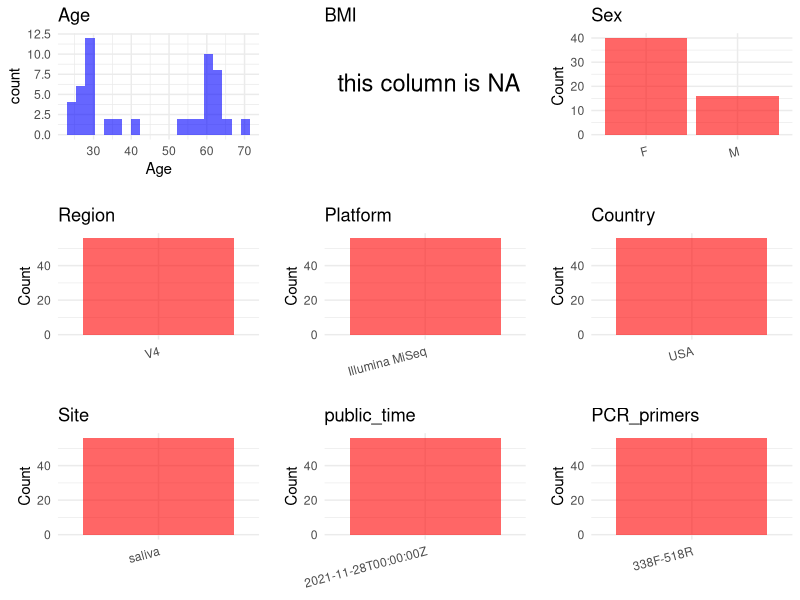

R code for this plot:
## ---- chunk 1
# Load necessary libraries
library(dplyr)
library(ggplot2)
library(cowplot)

# Set working directory (update this path to your local directory)
setwd("E:/bioproject/PRJEB48040")

# Read the initial metadata files
initial_meta <- read.csv("SraRunTable.csv", header = TRUE)
initial_meta <- initial_meta[initial_meta$env_material != "", ]

# Display the first few rows of the metadata
head(initial_meta)
## ---- chunk 2
# Create a uniform metadata dataframe
metadata <- data.frame(
  BioProject = initial_meta$BioProject,
  Run = initial_meta$Run,
  sample_name = initial_meta$Sample.Name,
  Age = initial_meta$Host_age,
  BMI = NA,  
  Sex = initial_meta$host_sex,
  Region = initial_meta$target_subfragment..exp.,
  Platform = initial_meta$Instrument,
  Site = initial_meta$env_material,
  public_time = initial_meta$ReleaseDate,
  stringsAsFactors=FALSE
)

metadata <- metadata %>%
  mutate(Sex = recode(Sex, "female" = "F", "male" = "M"))
## ---- chunk 3
# Add information obtained from the publication
metadata$Country <- "USA"
metadata$PCR_primers <- "338F-518R"
metadata$title <- "Assessing saliva microbiome collection and processing methods"
metadata$Disease_study <- "NO"

# Assign disease status based on sample_name patterns
metadata$Status <- "HC"

metadata$matched_samples <- "NO"
## ---- chunk 4
# Check the number of unique runs and sample names
print(paste("Number of unique runs:", length(unique(metadata$Run))))
print(paste("Number of unique sample names:", length(unique(metadata$sample_name))))
## ---- chunk 5
# Select columns for visualization
plot_data <- metadata %>%
  select(-BioProject, -Run, -sample_name, -title)

# Function to create simple plots for each column
create_simple_plots <- function(data) {
  plots <- list()
  
  for (col in colnames(data)) {
    # Check if the column is all NA
    if (all(is.na(data[[col]]))) {
      # Create an empty plot with text indicating all NA
      p <- ggplot() +
        annotate("text", x = 0.5, y = 0.5, label = "this column is NA", size = 6) +
        labs(title = col) +
        theme_void()
    } else if (is.numeric(data[[col]])) {
      # Numeric variable: histogram
      p <- ggplot(data, aes(x = .data[[col]])) +
        geom_histogram(fill = "blue", alpha = 0.6, bins = 20, na.rm = TRUE) +
        labs(title = col) +
        theme_minimal()
    } else {
      # Categorical variable: bar plot (remove NA values)
      count_data <- as.data.frame(table(data[[col]], useNA = "ifany"))
      p <- ggplot(count_data, aes(x = reorder(Var1, -Freq), y = Freq)) +
        geom_col(fill = "red", alpha = 0.6) +
        labs(title = col, x = NULL, y = "Count") +
        theme_minimal() +
        theme(axis.text.x = element_text(angle = 15, hjust = 1))
    }
    plots[[col]] <- p
  }
  
  return(plots)
}

# Generate and arrange plots
plots <- create_simple_plots(plot_data)
# grid.arrange(grobs = plots, ncol = 3, top = "Metadata Summary", align = "hv")
plot_grid(plots$Age, plots$BMI, plots$Sex, plots$Region, plots$Platform, 
          plots$Country, plots$Site, plots$public_time, plots$PCR_primers, 
          ncol = 3, align = "hv", axis = "lb")
## ---- chunk 6
# Reorder columns to match the desired format
metadata <- metadata[, c(
  "BioProject", "Run", "sample_name", "Age", "BMI", "Sex", 
  "Region", "Platform", "Country", "Site", "public_time", 
  "PCR_primers", "title", "Disease_study", "Status", "matched_samples"
)]

# Export the uniform metadata to a CSV file
write.csv(metadata, file = "metadata.csv", quote = FALSE)
## ---- chunk 7
# Reorder columns to match the desired format
metadata <- metadata[, c(
  "BioProject", "Run", "sample_name", "Age", "BMI", "Sex", 
  "Region", "Platform", "Country", "Site", "public_time", 
  "PCR_primers", "title", "Disease_study", "Status", "matched_samples"
)]

# Export the uniform metadata to a CSV file
write.csv(metadata, file = "metadata.csv", quote = FALSE)
